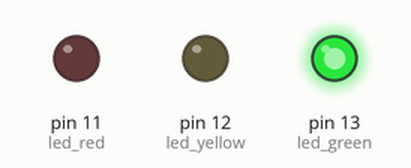
The sketch below on a simulated Arduino Uno, built with avr-gcc and run on an emulated ATmega328P. Parts: output pins drawn as LEDs (lit = HIGH).

Above: at 1.0 s.
At 2.5 s:
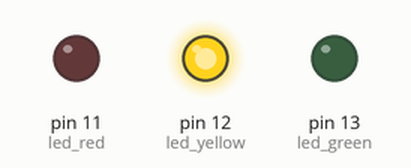
At 5.5 s:
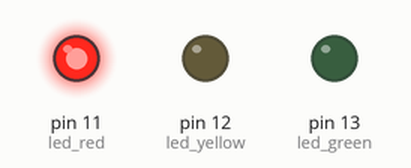
Timing chart, 0 to 10.4 s (numbered marks = the images above):
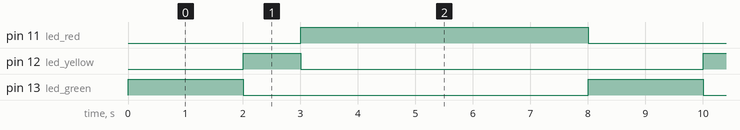

The sketch:

leds.ino
```cpp
const int led_red = 11;
const int led_yellow = 12;
const int led_green = 13;

void setup() {
  pinMode(led_red, OUTPUT);
  pinMode(led_yellow, OUTPUT);
  pinMode(led_green, OUTPUT);

  digitalWrite(led_red, LOW);
  digitalWrite(led_yellow, LOW);
  digitalWrite(led_green, LOW);
}

void loop() {
  digitalWrite(led_red, LOW);
  digitalWrite(led_green, HIGH);
  delay(2000);
  digitalWrite(led_green, LOW);
  digitalWrite(led_yellow, HIGH);
  delay(1000);
  digitalWrite(led_yellow, LOW);
  digitalWrite(led_red, HIGH);
  delay(5000);
}
```

Measured:
- by itself, pin 11 (led_red): alternates HIGH for 5.0 s and LOW for 3.0 s
- by itself, pin 12 (led_yellow): alternates HIGH for 1.0 s and LOW for 7.0 s
- by itself, pin 13 (led_green): alternates HIGH for 2.0 s and LOW for 6.0 s
